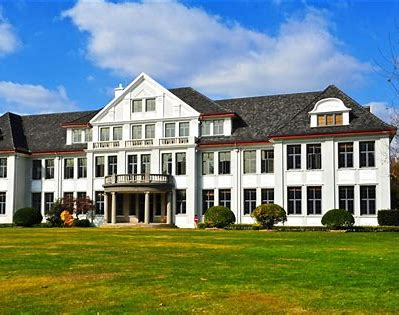
%> input picture 数值/PJ/PJ2/pictures/zby.jpg, 399 x 315 px
$ octave pro_pic.m   (GNU Octave 9; MATLAB toolbox functions it lacks are replaced by stand-ins)
%> lines starting %> are read from the running program, lines starting %| are printed output that depends on the picture
### 数值/PJ/PJ2/my_svd.m
% function [U, V, S,cnt] = my_svd(A, eps)
function [U, V, S] = my_svd(A, eps)
    if nargin < 2
        eps = 1e-12;
    end
    flag = 0;
    if size(A, 1) < size(A, 2)
        flag = 1;
        A = A';
    end
    [U, V, delta, gamma] = biodiag(A);
    % [U, V, delta,cnt] = svd_iter(U, V, delta, gamma, eps);
    [U, V, delta] = svd_iter(U, V, delta, gamma, eps);
    [U, V, delta] = sort_svd(U, V, delta);
    S = zeros(size(U, 2), size(V, 2));
    S(1:size(V, 2), 1:size(V, 2)) = diag(delta);
    if flag == 1
        S = S'; tmp = U; U = V; V = tmp;
    end
end

function [U, V, delta] = sort_svd(U, V, delta)
    n = size(V, 1);
    if(delta(1) < 0)
        delta(1) = -delta(1);U(:,1)= -U(:,1);
    end
    for i = 2:n
        j = i - 1; sig = delta(i); u = U(:, i); v = V(:, i);
        if sig < 0
            sig = -sig; u = -u;
        end
        while (j > 0 && sig > delta(j))
            delta(j + 1) = delta(j); U(:, j + 1) = U(:, j); V(:, j + 1) = V(:, j);
            j = j - 1;
        end
        delta(j + 1) = sig; U(:, j + 1) = u; V(:, j + 1) = v;
    end
end

% function [U, V, delta,cnt] = svd_iter(U, V, delta, gamma, eps)
function [U, V, delta] = svd_iter(U, V, delta, gamma, eps)
    n = size(V, 1);
    % maxiter=1000;
    % cnt=0;orinal_n=n;
    % converge_num=zeros(1,maxiter);
    while (true)
        nor_ = sqrt(dot(delta, delta) + dot(gamma, gamma)) * eps;
        for i = 1:n
            if (i ~= n && abs(gamma(i)) < eps * (abs(delta(i)) + abs(delta(i + 1))))
                gamma(i) = 0;
            end
            if (abs(delta(i)) < nor_)
                delta(i) = 0;
            end
        end
        for i = n - 1:-1:1
            if (gamma(i) ~= 0)
                if (delta(i) == 0)
                    [c, s] = Givens(delta(i + 1), gamma(i));
                    delta(i + 1) = c * delta(i + 1) + s * gamma(i);
                    gamma(i) = 0;
                    U(:, [i, i + 1]) = U(:, [i, i + 1]) * [c, s; -s, c];
                else
                    break;
                end
            end
            n = i;
        end
        if (n == 1)
            break;
        end
        l = n - 1;
        for i = l - 1:-1:1
            if (gamma(i) == 0)
                break;
            end
            if (delta(i) == 0)
                for j = i + 1:n
                    [c, s] = Givens(delta(j), gamma(i));
                    delta(j) = c * delta(j) + s * gamma(i);
                    if (j ~= n)
                        gamma(i) = -s * gamma(j);
                        gamma(j) = c * gamma(j);
                    else
                        gamma(i) = 0;
                    end
                    U(:, [i, j]) = U(:, [i, j]) * [c, s; -s, c];
                end
                break;
            end
            l = i;
        end
        [U(:, l:n), V(:, l:n), delta(l:n), gamma(l:n - 1)] = pro_iterate(U(:, l:n), V(:, l:n), delta(l:n), gamma(l:n - 1));
        % cnt=cnt+1;
        % converge_num(cnt)=orinal_n-n;
    end
    % [9 lines of commented-out code are left out]
end

% [13 lines left out: function Givens, not called in this run]

function [U, V, delta, gamma] = pro_iterate(U, V, delta, gamma)
    n = length(delta);
    alpha = delta(n) ^ 2 + gamma(n - 1) ^ 2;
    if (n > 2)
        de = (delta(n - 1) ^ 2 + gamma(n - 2) ^ 2 - alpha) / 2;
    else
        de = (delta(n - 1) ^ 2 - alpha) / 2;
    end
    beta = delta(n - 1) * gamma(n - 1);
    miu = alpha - beta ^ 2 / (de + sign(de) * sqrt(de ^ 2 + beta ^ 2));
    % Wilkinson shift
    y = delta(1) ^ 2 - miu; z = delta(1) * gamma(1);
    for k = 1:n - 1
        [c, s] = Givens(y, z);
        if (k ~= 1)
            gamma(k - 1) = c * y + s * z;
        end
        y = c * delta(k) + s * gamma(k);
        gamma(k) = -s * delta(k) + c * gamma(k);
        z = s * delta(k + 1); delta(k + 1) = c * delta(k + 1);
        V(:, k:k + 1) = V(:, k:k + 1) * [c, -s; s, c];
        [c, s] = Givens(y, z);
        delta(k) = c * y + s * z;
        if (k ~= n - 1)
            y = gamma(k) * c + delta(k + 1) * s;
            delta(k + 1) = -s * gamma(k) + c * delta(k + 1);
            z = s * gamma(k + 1); gamma(k + 1) = c * gamma(k + 1);
        else
            tmp = gamma(k);
            gamma(k) = c * gamma(k) + s * delta(k + 1);
            delta(k + 1) = -s * tmp + c * delta(k + 1);
        end
        U(:, k:k + 1) = U(:, k:k + 1) * [c, -s; s, c];
    end
end

function [U, V, delta, gamma] = biodiag(A)
    % assume that m is greater than n;
    m = size(A, 1); n = size(A, 2);
    U = eye(m, m); V = eye(n, n);
    for k = 1:n
        sig = dot(A(k + 1:m, k), A(k + 1:m, k));
        if sig ~= 0
            nor_ = sqrt(sig + A(k, k) ^ 2);
            if (A(k, k) < 0)
                A(k, k) = A(k, k) - nor_;
            else
                A(k, k) = -sig / (nor_ + A(k, k));
            end
            beta = 2 / (sig + A(k, k) ^ 2);
            A(k:m, k + 1:n) = A(k:m, k + 1:n) - beta * A(k:m, k) * (A(k:m, k)' * A(k:m, k + 1:n));
            U(:, k:m) = U(:, k:m) - beta * (U(:, k:m) * A(k:m, k)) * A(k:m, k)';
            A(k, k) = nor_;
        end
        if (k < n - 1)
            sig = dot(A(k, k + 2:n), A(k, k + 2:n));
            if sig ~= 0
                nor_ = sqrt(sig + A(k, k + 1) ^ 2);
                if (A(k, k + 1) < 0)
                    A(k, k + 1) = A(k, k + 1) - nor_;
                else
                    A(k, k + 1) = -sig / (nor_ + A(k, k + 1));
                end
                beta = 2 / (sig + A(k, k + 1) ^ 2);
                A(k + 1:m, k + 1:n) = A(k + 1:m, k + 1:n) - (A(k + 1:m, k + 1:n) * A(k, k + 1:n)') * beta * A(k, k + 1:n);
                V(:, k + 1:n) = V(:, k + 1:n) - (V(:, k + 1:n) * A(k, k + 1:n)') * beta * A(k, k + 1:n);
                A(k, k + 1) = nor_;
            end
        end
    end
    if(n>1)
        delta = diag(A); gamma = diag(A, 1);
    else
        delta = [A(1)]; gamma = [];
    end
end

### 数值/PJ/PJ2/pro_pic.m
img=imread("pictures\zby.jpg");
%> img is the input picture: size 315x399x3 uint8; mean R, G, B 116.1, 134.4, 122.1
disp(size(img));
%|    315   399     3
rchannel=double(img(:,:,1));
gchannel=double(img(:,:,2));
bchannel=double(img(:,:,3));
[Ur,Vr,Sr]=my_svd(rchannel);
%> in my_svd, `A = A';`:
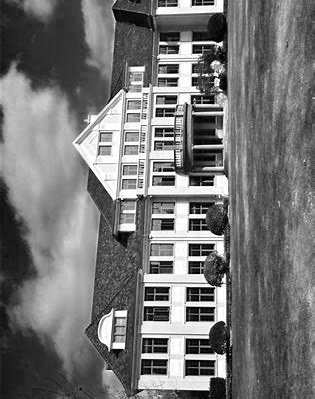
%> A: size 399x315 double; min 0, max 255, mean 116.1; mean of the top-left, top-right, bottom-left and bottom-right quarters 128.1, 115.8, 104.7, 116
%> the loop in biodiag, `for k = 1:n` made 315 passes
%> (nor_, beta) on passes 1 to 12: (34471.4, 8.8e-10), (6901.4, 1.81e-08), (5070.3, 4.49e-08), (5506.5, 2.99e-08), (3319.9, 9.51e-08), (3797.6, 6.96e-08), (2871, 1.17e-07), (4071.5, 6.3e-08), (2657.4, 1.47e-07), (2801.4, 1.26e-07), (2297.9, 1.89e-07), (2829.7, 1.28e-07)
%> after the loop in biodiag, `for k = 1:n`:
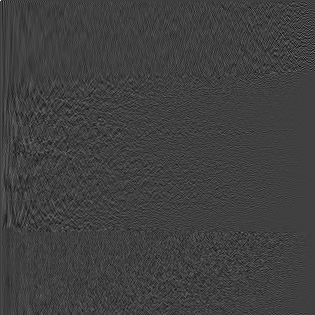
%> V: size 315x315 double; min -0.334, max 1, mean 0.000194; drawn with min black and max white
%> after the loop in biodiag, `for k = 1:n`: beta = 0.078; nor_ = 3.69
%> in biodiag, `delta = diag(A)`: delta = 315 values, max 25022.2 at index 2, min 3.69 at index 315, mean 417
%> in biodiag, `gamma = diag(A, 1)`: gamma = 314 values, max 34471.4 at index 1, min -0.611 at index 314, mean 460
%> the loop in svd_iter, `while (true)` made 395 passes
%> (alpha in pro_iterate, de in pro_iterate, beta in pro_iterate, miu in pro_iterate) on passes 1 to 3: (13.96, 2.5, -2.38, 13.01), (13.91, -0.794, 0.498, 14.05), (14.03, -0.522, 0.00761, 14.03)
%> after the loop in sort_svd, `for i = 2:n`:
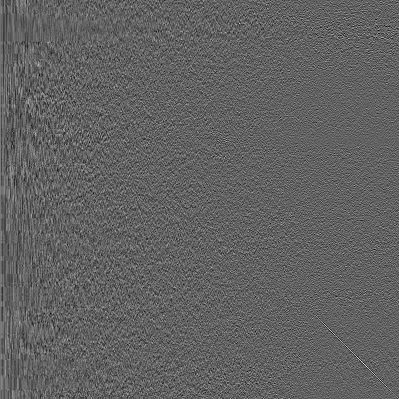
%> U: size 399x399 double; min -0.246, max 0.394, mean 0.00011; mean of the top-left, top-right, bottom-left and bottom-right quarters 0.000129, 1.45e-05, 0.000308, -1.2e-05; drawn with min black and max white
%> after the loop in sort_svd, `for i = 2:n`:
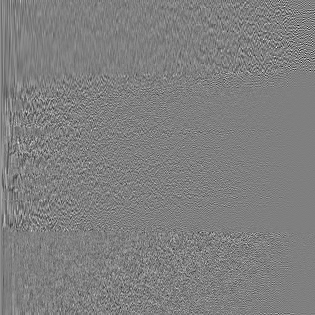
%> V: size 315x315 double; min -0.432, max 0.43, mean 0.000188; mean of the top-left, top-right, bottom-left and bottom-right quarters 0.000385, 1.72e-05, 0.000349, 3.53e-06; drawn with min black and max white
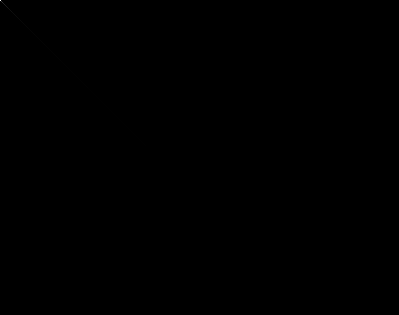
%> Sr: size 315x399 double; min 0, max 42813.3, mean 1.4; drawn with min black and max white
[Ug,Vg,Sg]=my_svd(gchannel);
%> after the loop in biodiag (call 2), `for k = 1:n`:
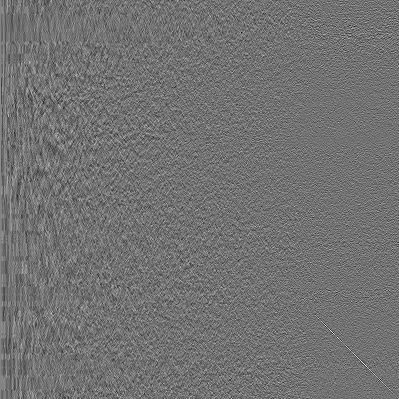
%> U: size 399x399 double; min -0.3, max 0.368, mean 0.000116; drawn with min black and max white
%> after the loop in biodiag (call 2), `for k = 1:n`:
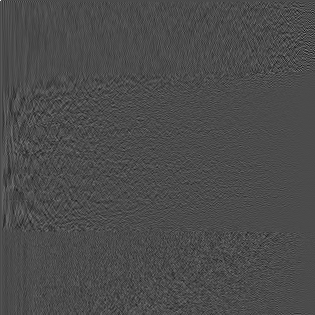
%> V: size 315x315 double; min -0.421, max 1, mean 0.000257; drawn with min black and max white
%> (the run ends here)
